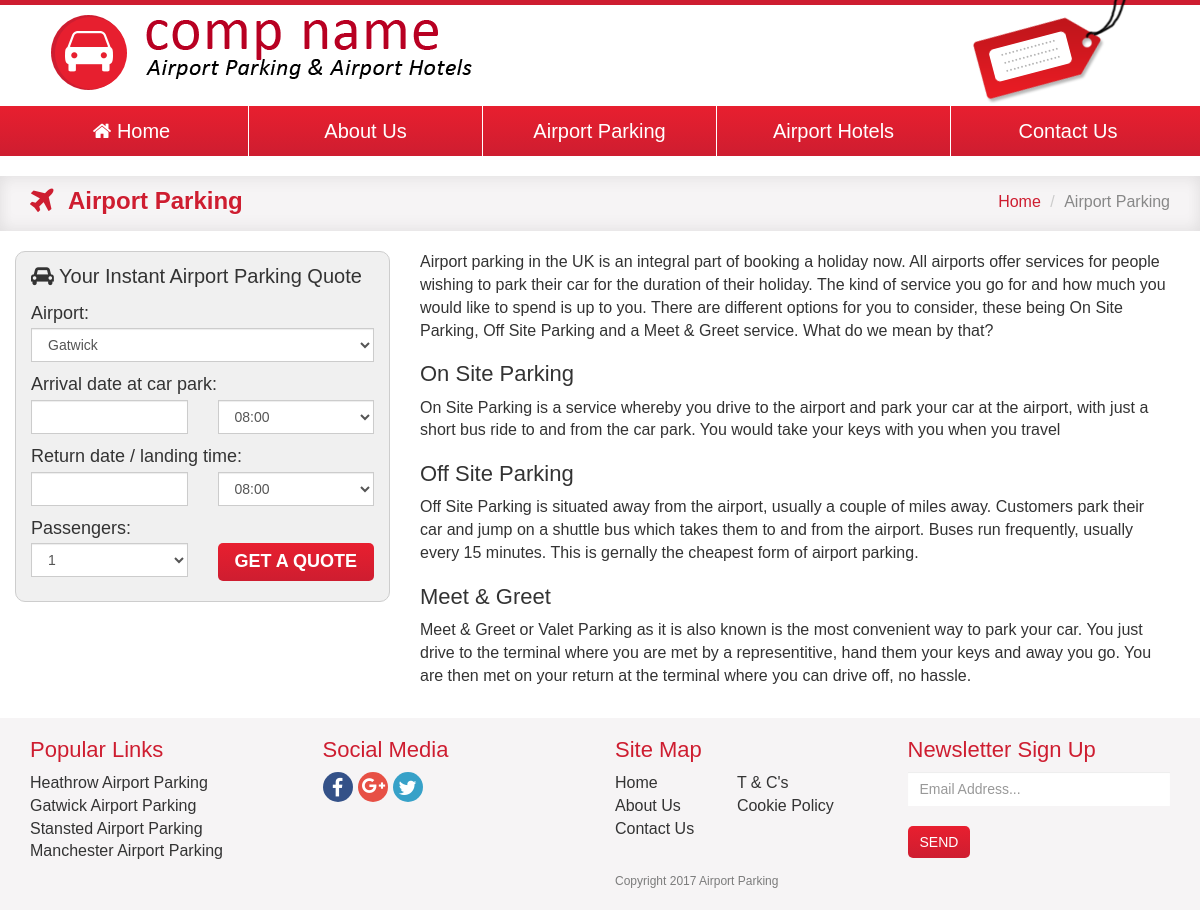
The app's page /airport-parking with its own data.
### tables this page shows
CREATE TABLE `categories` (
  `id` int(11) NOT NULL,
  `title` varchar(255) NOT NULL,
  `seo_url` varchar(50) NOT NULL,
  `text` text NOT NULL,
  `meta_description` varchar(255) NOT NULL,
  `meta_title` varchar(255) NOT NULL,
  `created_at` datetime NOT NULL,
  `updated_at` datetime NOT NULL,
  `deleted_at` datetime DEFAULT NULL
);

### includes/config.php (called while the page is built, shortened)
<?php
$categoryObj = new App\Category;

### app/Helpers/Db.php (called while the page is built, shortened)
<?php
class Db
{
    public static function conn()
    {
    $connect = false;
		$options = array(
			PDO::ATTR_PERSISTENT => true,
			PDO::ATTR_ERRMODE => PDO::ERRMODE_EXCEPTION
		);
	try{
	$connect = new PDO("mysql:host=".HOST.";dbname=".DATABASE, USERNAME, PASSWORD, $options);
	} catch(PDOException $e){
	print $e->getMessage();
	}
    return $connect;
    }
}

### app/ObjectModel.php (called while the page is built, shortened)
<?php
abstract class ObjectModel
{
    protected $table;
    public function execute($query, array $array)
    {
	$query = Db::conn()->prepare($query);
	$query->execute($array);
	return $query->fetchAll(PDO::FETCH_OBJ);
    }
    public function getRowByField($field, $string)
    {
	$query = Db::conn()->prepare(' SELECT * FROM `' . $this->table . '` WHERE `' . $field . '` =  ? ');
	$query->execute(array($string));
	return $query->fetch(PDO::FETCH_OBJ);
    }
}

### page.php (the view, shortened to what this page needs)
<?php
require 'header.php';
?>
<div class="container-fluid page-title-container">
	<div class="container">
		<div class="row">
			<div class="col-md-6">
		<i class="fa fa-<?php if(strstr($_SERVER['REQUEST_URI'], 'airport-parking')){ print 'plane'; } else { print 'bed'; } ?>"></i>
		<h1><?= ucwords($row->title) ?></h1>
			</div>
			<div class="col-md-6">
<ol class="breadcrumb pull-right">
  <li class="breadcrumb-item"> <a href="<?= DOMAIN ?>/">Home</a></li>
  <?php  if(isset( $row->category_id )){   ?>
   <li class="breadcrumb-item"><a href="<?= DOMAIN ?>/<?= $slugArray[count($slugArray)-2]; ?>"><?= ucwords(str_replace('-', ' ', $slugArray[count($slugArray)-2])) ?></a></li>
   <li class="breadcrumb-item"><?= ucwords($row->title) ?></li>
<?php } else { ?>  <li class="breadcrumb-item"><?= ucwords($row->title) ?></li>
<?php }  ?>
</ol>
			</div>
		</div>
	</div>
</div>
<div class="container">
        <div class="row">
		<div class="col-md-4 booking-form-holder">
			<div class="col-md-12 booking-form">
<?php require __DIR__.'/includes/form-parking.php'; ?>
			</div>
		</div>
		<div class="col-md-8">
		<?= $row->text ?>
		</div>
        </div>
</div>
<?php require 'footer.php'; ?>

### css/styles.css (style rules this page uses)
body { font-family:calibri, arial; font-size:16px; }
h2 { font-size:22px }
.booking-form-holder { padding-left:0; }
.booking-form { background:#F0F0F0; padding-bottom:20px; border:1px solid #CDCDCD; border-radius:10px }
.page-title-container { margin: 0 auto; padding: 10px 0px 10px 0px; background: #F6F4F5; text-align: left; -moz-box-shadow: 0 5px 15px 0 rgba(0,0,0,.05) inset, 0 -5px 15px 0 rgba(0,0,0,.05) inset; -webkit-box-shadow: 0 5px 15px 0 rgba(0,0,0,.05) inset, 0 -5px 15px 0 rgba(0,0,0,.05) inset; box-shadow: 0 5px 15px 0 rgba(0,0,0,.05) inset, 0 -5px 15px 0 rgba(0,0,0,.05) inset; margin-bottom:20px; margin-top:20px; height:55px; }
.page-title-container h1 { display: inline; margin-left: 10px; font-size: 24px; color: #CE1D30; text-shadow: 0 1px 0 rgba(255, 255, 255, .7); vertical-align: middle; }
.page-title-container i { font-size: 30px; color: #ccc; vertical-align: middle; color:#CE1D30 }
h1 { font-weight:bold;color:#6E0404;font-size:25px;margin-top:20px }
a { color:#CE1D30 }
.breadcrumb { background-color:transparent;margin:0 ;padding:5px;padding-right:0 }
.breadcrumb-item { color:#888 }

### records on screen
categories: title "Airport Parking", text "Airport parking in the UK is an integral part of booking a holiday now. All airports offer services for people wishing to park their car for the duration of their holiday. The kind of service you go for and how much you would like to spend is up to you. There are different options for you to consider, these being On Site Parking, Off Site Parking and a Meet & Greet service. What do we mean by that? On Site Parking On Site Parking is a service whereby you drive to the airport and park your car at the airport, with just a short bus ride to and from the car park. You would take your keys with you when you travel Off Site Parking Off Site Parking is situated away from the airport, usually a…"

### other values on screen
COMPANY_NAME "Airport Parking"
